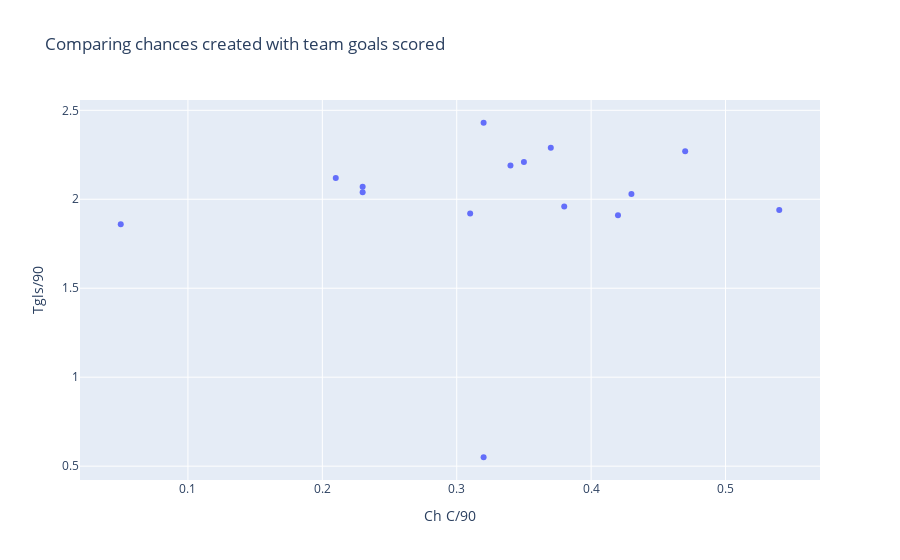

Write notebook code for a chart like this one.
### Markdown cell above
## Creating chances

### Code cell
scatter_intplot(crea_chances,'Ch C/90','Tgls/90','Comparing chances created with team goals scored')

### Figure 1 — Plotly figure (JSON) as saved in the notebook; plotly's stock layout.template omitted (floating-point values rounded to 4 significant figures)
{"data": [{"mode": "markers", "text": ["Name: Daniele Capelli<br>Age: 33<br>Position: D (RC)<br>Apps: 22(2)<br>Club: Padova<br>Division: Italian Serie C/B<br>", "Name: Ivan Rondanini<br>Age: 24<br>Position: D/WB/M (R)<br>Apps: 17(2)<br>Club: Padova<br>Division: Italian Serie C/B<br>", "Name: Manuel Daffara<br>Age: 30<br>Position: D/WB (RL)<br>Apps: 22(0)<br>Club: Padova<br>Division: Italian Serie C/B<br>", "Name: NicolÃ² Fazzi<br>Age: 25<br>Position: D/WB (RL), M (RC), AM (R)<br>Apps: 20(9)<br>Club: Padova<br>Division: Italian Serie C/B<br>", "Name: JoÃ«l Baraye<br>Age: 23<br>Position: D/WB/M (L)<br>Apps: 14(4)<br>Club: Padova<br>Division: Italian Serie C/B<br>", "Name: Ronaldo<br>Age: 29<br>Position: DM, M (C)<br>Apps: 10(14)<br>Club: Padova<br>Division: Italian Serie C/B<br>", "Name: Davide Buglio<br>Age: 22<br>Position: DM, M (C)<br>Apps: 13(8)<br>Club: Padova<br>Division: Italian Serie C/B<br>", "Name: Christian Oliva<br>Age: 23<br>Position: DM, M (C)<br>Apps: 6(2)<br>Club: Padova<br>Division: Italian Serie C/B<br>", "Name: Umberto Germano<br>Age: 27<br>Position: M (RC)<br>Apps: 26(3)<br>Club: Padova<br>Division: Italian Serie C/B<br>", "Name: Riccardo Serena<br>Age: 23<br>Position: M (RLC)<br>Apps: 23(4)<br>Club: Padova<br>Division: Italian Serie C/B<br>", "Name: Davide Marcandella<br>Age: 22<br>Position: M (R), AM (RC), ST (C)<br>Apps: 24(2)<br>Club: Virtus Verona<br>Division: Italian Serie C/B<br>", "Name: DenÃlson<br>Age: 34<br>Position: M (L), AM (RLC)<br>Apps: 12(11)<br>Club: Padova<br>Division: Italian Serie C/B<br>", "Name: TÃ²fol Montiel<br>Age: 19<br>Position: M (L), AM (RLC)<br>Apps: 25(1)<br>Club: Padova<br>Division: Italian Serie C/B<br>", "Name: Massimiliano Pesenti<br>Age: 32<br>Position: ST (C)<br>Apps: 30(0)<br>Club: Padova<br>Division: Italian Serie C/B<br>", "Name: Benjamin Mokulu<br>Age: 30<br>Position: ST (C)<br>Apps: 30(0)<br>Club: Padova<br>Division: Italian Serie C/B<br>"], "type": "scatter", "x": [0.05, 0.23, 0.23, 0.43, 0.35, 0.42, 0.31, 0.32, 0.37, 0.54, 0.32, 0.47, 0.38, 0.21, 0.34], "y": [1.86, 2.04, 2.07, 2.03, 2.21, 1.91, 1.92, 2.43, 2.29, 1.94, 0.55, 2.27, 1.96, 2.12, 2.19]}], "layout": {"title": {"text": "Comparing chances created with team goals scored"}, "xaxis": {"title": {"text": "Ch C/90"}}, "yaxis": {"title": {"text": "Tgls/90"}}}}
